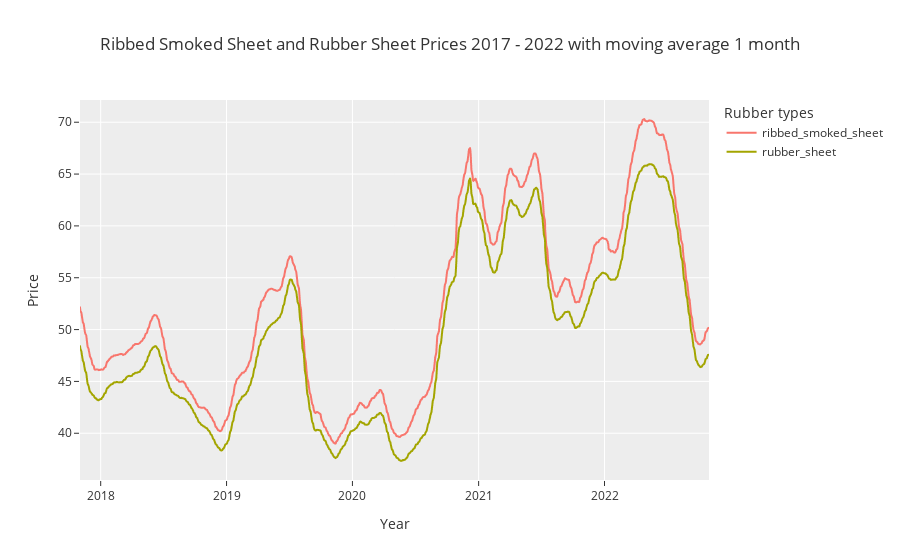

The cell this chart's notebook holds for it:
### Markdown cell above
### Rubber Types

### Code cell
# plot ribbed_smoked_sheet and rubber_sheet price line chart
plot_line(['ribbed_smoked_sheet', 'rubber_sheet'], 30,
          rubber, title = 'Ribbed Smoked Sheet and Rubber Sheet Prices 2017 - 2022 with moving average 1 month')

### Figure 1 — Plotly figure (JSON) as saved in the notebook; plotly's stock layout.template omitted (floating-point values rounded to 4 significant figures; data arrays with more than 128 entries replaced by an {"elided": "..."} marker saying what was removed)
{"data": [{"hovertemplate": "Rubber types=ribbed_smoked_sheet<br>Year=%{x}<br>Price=%{y}<extra></extra>", "legendgroup": "ribbed_smoked_sheet", "line": {"color": "#F8766D", "dash": "solid"}, "marker": {"symbol": "circle"}, "mode": "lines", "name": "ribbed_smoked_sheet", "showlegend": true, "type": "scattergl", "x": {"elided": "1212 str values"}, "xaxis": "x", "y": {"elided": "1212 float values"}, "yaxis": "y"}, {"hovertemplate": "Rubber types=rubber_sheet<br>Year=%{x}<br>Price=%{y}<extra></extra>", "legendgroup": "rubber_sheet", "line": {"color": "#A3A500", "dash": "solid"}, "marker": {"symbol": "circle"}, "mode": "lines", "name": "rubber_sheet", "showlegend": true, "type": "scattergl", "x": {"elided": "1212 str values"}, "xaxis": "x", "y": {"elided": "1212 float values"}, "yaxis": "y"}], "layout": {"autosize": true, "legend": {"title": {"text": "Rubber types"}, "tracegroupgap": 0}, "title": {"text": "Ribbed Smoked Sheet and Rubber Sheet Prices 2017 - 2022 with moving average 1 month"}, "xaxis": {"anchor": "y", "autorange": true, "domain": [0, 1], "range": ["2017-11-02", "2022-10-31"], "title": {"text": "Year"}, "type": "date"}, "yaxis": {"anchor": "x", "autorange": true, "domain": [0, 1], "range": [35.49, 72.14], "title": {"text": "Price"}, "type": "linear"}}}
